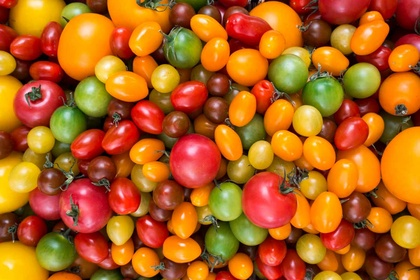
%> input picture dossorted tomatos/foodiesfeed.com_colorful-tomatoes_low.jpg, 420 x 280 px, shrunk from 1200 x 800 before the run
$ octave main.m   (GNU Octave 9; MATLAB toolbox functions it lacks are replaced by stand-ins)
%> lines starting %> are read from the running program, lines starting %| are printed output that depends on the picture; in (x1, y1, x2, y2) boxes, pixels count from 0 and x2, y2 are one past the last pixel; in counts of white or black regions, pixels touching at a corner belong together; the program's own positions count from 1
%> further down, src_img is the input picture: size 280x420x3 uint8; mean R, G, B 176.2, 96.5, 28
### dossorted tomatos/removeLightReflection.m

function I = removeLightReflection(I)
   for i = 4:size(I,1)
       for j = 4:size(I,2)
           for k = 1:3
               I(i,j,k) = 16*sqrt(double(I(i,j,k)));
               if(I(i,j,1)+I(i,j,2)+I(i,j,3)>350)
                   I(i,j,k) = avg(imcrop(I,[i-3,j-3,6,6]));
               end
           end
       end
   end

end

### dossorted tomatos/watershedfunc.m

%% the code based on the code posted here :
%% https://www.mathworks.com/help/images/examples/marker-controlled-watershed-segmentation.html

% % input - I  = image in grayscale %%
function labeled_img = watershedfunc(I)
    hy = fspecial('sobel');
    %transpose operation
    hx = hy';
    Iy = imfilter(double(I), hy, 'replicate');
    Ix = imfilter(double(I), hx, 'replicate');
    gradmag = sqrt(Ix.^2 + Iy.^2);

    %filter noises
    s_erosion = strel('disk', 15);

    Ie = imerode(I, s_erosion);
    Iobr = imreconstruct(Ie, I);

    Iobrd = imdilate(Iobr, s_erosion);
    Iobrcbr = imreconstruct(imcomplement(Iobrd), imcomplement(Iobr));
    Iobrcbr = imcomplement(Iobrcbr);
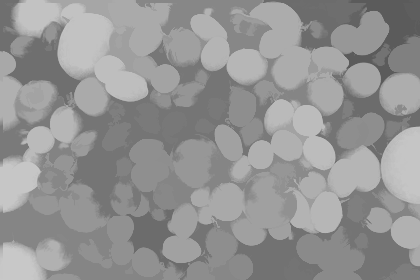
%> Iobrcbr: size 280x420 uint8; min 91, max 200, mean 148.5

    fgm = imregionalmax(Iobrcbr);
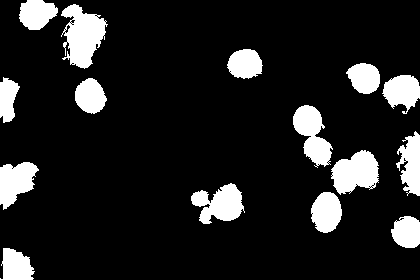
%> fgm: size 280x420 logical; 13.3% white; 15 white regions, largest, box (x1, y1, x2, y2) and area: (61, 4, 108, 69) 1829, (331, 150, 379, 195) 1479, (293, 105, 333, 168) 1370

    se2 = strel(ones(5,5));
    fgm2 = imclose(fgm, se2);
%> fgm2: size 280x420 logical; 13.8% white; 12 white regions, largest, box (x1, y1, x2, y2) and area: (293, 105, 379, 233) 3965, (19, 0, 108, 69) 2860, (191, 183, 245, 224) 1401
    fgm3 = imerode(fgm2, se2);
%> fgm3: size 280x420 logical; 10.1% white; 14 white regions, largest, box (x1, y1, x2, y2) and area: (21, 0, 105, 66) 2139, (333, 152, 377, 193) 1180, (295, 107, 330, 164) 1001

    fgm4 = bwareaopen(fgm3, 20);

    bw = im2bw(Iobrcbr,0.4);
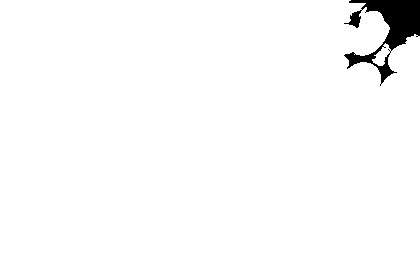
%> bw: size 280x420 logical; 98% white; 1 black region, box (x1, y1, x2, y2) and area: (344, 0, 420, 86) 2379

    D = bwdist(bw);
    DL = watershed(D);
%> DL: size 280x420 uint8; every value is 1
    bgm = DL == 0;
%> bgm: size 280x420 logical; every value is 0

    gradmag2 = imimposemin(gradmag, bgm | fgm4);
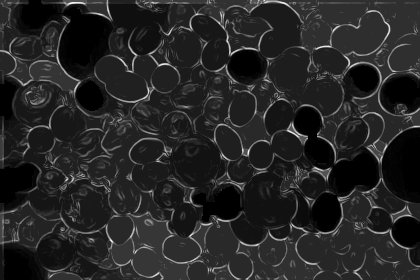
%> gradmag2: size 280x420 double; 10.14% of the values are NaN or infinite; the others: min 0.725, max 725.4, mean 120.8; drawn with min black, max white, NaN and infinite black
    labeled_img = watershed(gradmag2);
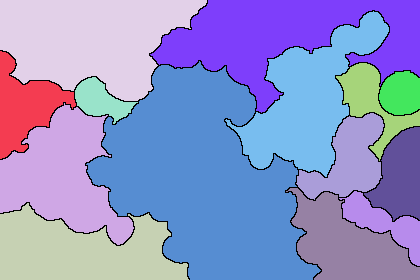
%> labeled_img: size 280x420 uint8; 15 distinct labels, from 0 to 14; one colour per label, 0 black

end

### dossorted tomatos/drawEllipseAccordingToImage.m


function ellipseProps = drawEllipseAccordingToImage(labeled_img)
    %%params%%
    ellipseMinArea = 200;
    ellipseMaxArea = 28000;
    Proportion = 2.5;
    lineColor = 'r';
    lineWidth = 3;
    %%params%%

    s = regionprops(labeled_img,{...
    'Area'...
    'Centroid',...
    'MajorAxisLength',...
    'MinorAxisLength',...
    'Orientation'});
%> s = 14 regions; largest, Area, Centroid, MajorAxisLength, MinorAxisLength and Orientation: 29534 [203.9 180.2] 250.2 165.2 -52.21, 14408 [287.2 37.7] 292.9 94.11 3.51, 14230 [91.4 40.7] 198.1 103.3 1.68, 10977 [309.1 100.7] 190.1 92.76 55.44, 9979 [63.2 176.5] 138.6 115.6 -56.32


    t = linspace(0,2*pi,50);
    hold on
    numDetectedEllipse = 1;
    for k = 1:length(s)
        a = s(k).MajorAxisLength/2;
        b = s(k).MinorAxisLength/2;
        Xc = s(k).Centroid(1);
        Yc = s(k).Centroid(2);
        if(ellipseMinArea < s(k).Area && ellipseMaxArea > s(k).Area && b*Proportion>a)

            ellipseProps(numDetectedEllipse,1) = floor(Yc);
            ellipseProps(numDetectedEllipse,2) = floor(Xc);
            ellipseProps(numDetectedEllipse,3) = floor((a+b)/2);

            numDetectedEllipse = numDetectedEllipse +1;

            phi = deg2rad(-s(k).Orientation);
            x = Xc + a*cos(t)*cos(phi) - b*sin(t)*sin(phi);
            y = Yc + a*cos(t)*sin(phi) + b*sin(t)*cos(phi);
            plot(x,y,lineColor,'Linewidth',lineWidth)
       end
    end
%> this loop made 14 passes
%> (a, b, Xc, Yc, phi) on passes 1, 2, 4, 5, 8, 9, 10, 11, 12, 14: (45.25, 37.04, 25.63, 106.8, -1.28), (69.32, 57.78, 63.19, 176.5, 0.983), (99.07, 51.67, 91.4, 40.67, -0.0292), (31.57, 16.39, 101, 101.1, 0.456), (95.07, 46.38, 309.1, 100.7, -0.968), (70.12, 34.43, 347.6, 245.2, 0.519), (53.16, 31.29, 349.5, 160.9, -0.904), (53.63, 25.99, 373, 103.4, 0.944), (22.76, 20.89, 401.5, 94.2, -1.13), (47.74, 24.1, 400.8, 177.2, -1.41)
%> (a, b, Xc, Yc) on passes 3, 6, 7, 13: (105.5, 35.36, 82.58, 252.1), (125.1, 82.61, 203.9, 180.2), (146.4, 47.06, 287.2, 37.67), (54.24, 16.69, 384.7, 224)
%> after the loop, ellipseProps = [106 25 41; 176 63 63; 40 91 75; 101 100 23; 100 309 70; 245 347 52; 160 349 42; 103 373 39; 94 401 21; 177 400 35]; x = 50 values, max 425.8 at index 11, min 375.8 at index 35, mean 401; y = 50 values, max 224.4 at index 25, min 130 at index 49, mean 176.2
    hold off
end

### dossorted tomatos/plotTomatosRadiusGraph.m
function  plotTomatosRadiusGraph(ellipseProps,image)

    %%params%%
    markerSize = 8;
    %%params%%

    figure
    hold on
    set(gca, 'XTick',1:4, 'XTickLabel',{'Red' 'Brown' 'Green' 'Yellow'})
    title('Tomato color v.s. Its radius')
    ylabel('Radius [pixel]')
    for ellipseNum = 1:size(ellipseProps,1)
        testPix = image(ellipseProps(ellipseNum,1),ellipseProps(ellipseNum,2),:);
        %Yelow
        if(testPix(1,1,1)>220 && testPix(1,1,2) > 150)
            plot (4, ellipseProps(ellipseNum,3),'o',...
                'MarkerSize',markerSize);
        %Red
        elseif( testPix(1,1,1)>220 && testPix(1,1,2) > 90)
            plot (1, ellipseProps(ellipseNum,3),'o',...
                'MarkerSize',markerSize);
        %Brown
        elseif(testPix(1,1,1)>190 && testPix(1,1,2) > 60)
            plot (2, ellipseProps(ellipseNum,3),'o',...
                'MarkerSize',markerSize);
        %Green
        else
            plot (3, ellipseProps(ellipseNum,3),'o',...
                'MarkerSize',markerSize);
        end
    end

    hold off
end

### dossorted tomatos/main.m
src_img = imread('foodiesfeed.com_colorful-tomatoes_low.jpg');

src_img = removeLightReflection(src_img);
gray_img = rgb2gray(src_img);

labeled_img = watershedfunc(gray_img);

figure
imshow(src_img)
title('Circled tomato image');
ellipseProps = drawEllipseAccordingToImage(labeled_img);
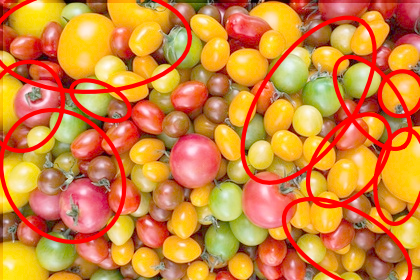
%> figure redrawn from the program's plot data; its title reads 'Circled tomato image'

plotTomatosRadiusGraph(ellipseProps,src_img);
%> the loop in plotTomatosRadiusGraph, `for ellipseNum = 1:size(ellipseProps,1)` made 10 passes
%> testPix on passes 1 to 10: [238 118 128], [137 83 28], [254 212 68], [202 212 102], [153 163 23], [221 116 70], [248 172 32], [155 32 39], [254 193 0], [253 202 16]
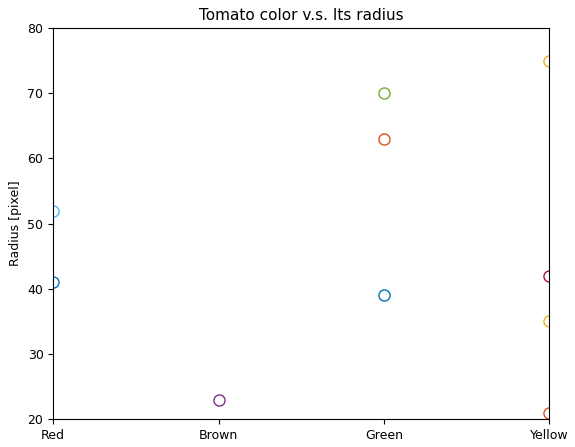
%> figure redrawn from the program's plot data
